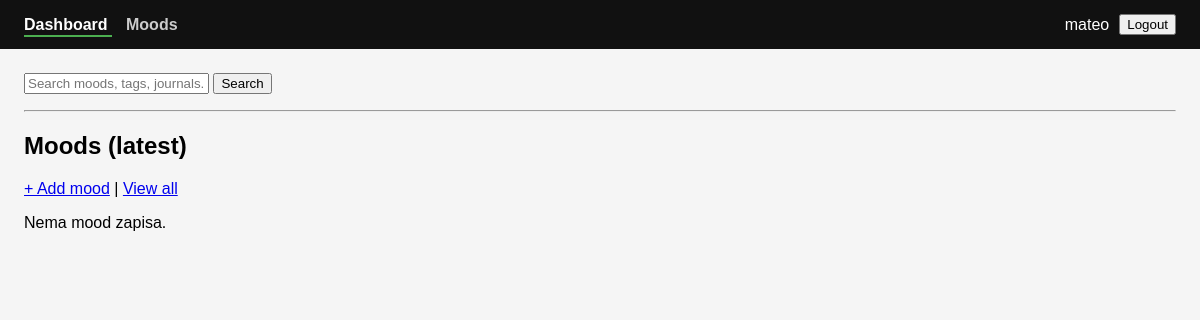
Before: /dashboard/ (signed in) with the older database file.
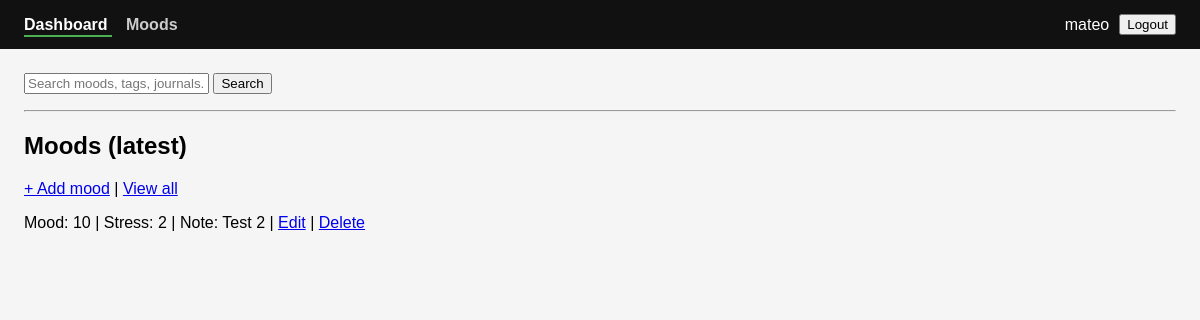
After: the same page with the newer database file.
### main/models.py (models this page shows, shortened)
class MoodEntry(models.Model):
    user = models.ForeignKey(
        settings.AUTH_USER_MODEL,
        on_delete=models.CASCADE,
        related_name="mood_entries",
    )
    mood = models.PositiveSmallIntegerField()
    stress = models.PositiveSmallIntegerField()
    note = models.TextField(blank=True)
    tags = models.ManyToManyField(
        Tag,
        blank=True,
        related_name="mood_entries",
    )
    created_at = models.DateTimeField(auto_now_add=True)
    class Meta:
        ordering = ["-created_at"]
        indexes = [
            models.Index(fields=["user", "-created_at"]),
        ]

### main/views.py (the view)
# urls.py: path("dashboard/", DashboardView.as_view(), name="dashboard"),
class DashboardView(LoginRequiredMixin, TemplateView):
    template_name = "main/dashboard.html"
    def get_context_data(self, **kwargs):
        ctx = super().get_context_data(**kwargs)
        q = (self.request.GET.get("q") or "").strip()
        user = self.request.user
        moods_qs = MoodEntry.objects.filter(user=user).order_by("-id")
        tags_qs = Tag.objects.all().order_by("name")
        if q:
            moods_qs = moods_qs.filter(note__icontains=q)
            tags_qs = tags_qs.filter(name__icontains=q)
        ctx["q"] = q
        ctx["moods"] = moods_qs[:10]
        return ctx

### main/templates/main/dashboard.html (shortened to what this page needs)
{% extends "main/base.html" %}
{% block content %}
<form method="get" style="margin-bottom: 16px;">
  <input type="text" name="q" value="{{ q }}" placeholder="Search moods, tags, journals..." />
  <button type="submit">Search</button>
</form>
<hr>
<h2>Moods (latest)</h2>
<p><a href="{% url 'mood_create' %}">+ Add mood</a> | <a href="{% url 'mood_list' %}">View all</a></p>
{% for mood in moods %}
  <p>
    Mood: {{ mood.mood }} |
    Stress: {{ mood.stress }} |
    Note: {{ mood.note }}
    | <a href="{% url 'mood_edit' mood.pk %}">Edit</a>
    | <a href="{% url 'mood_delete' mood.pk %}">Delete</a>
  </p>
{% empty %}
  <p>Nema mood zapisa.</p>
{% endfor %}
{% endblock %}

Changed rows visible on the page:
added MoodEntry: mood "10", stress "2", note "Test 2"
Other visible differences:
text no longer shown: "Nema mood zapisa."
